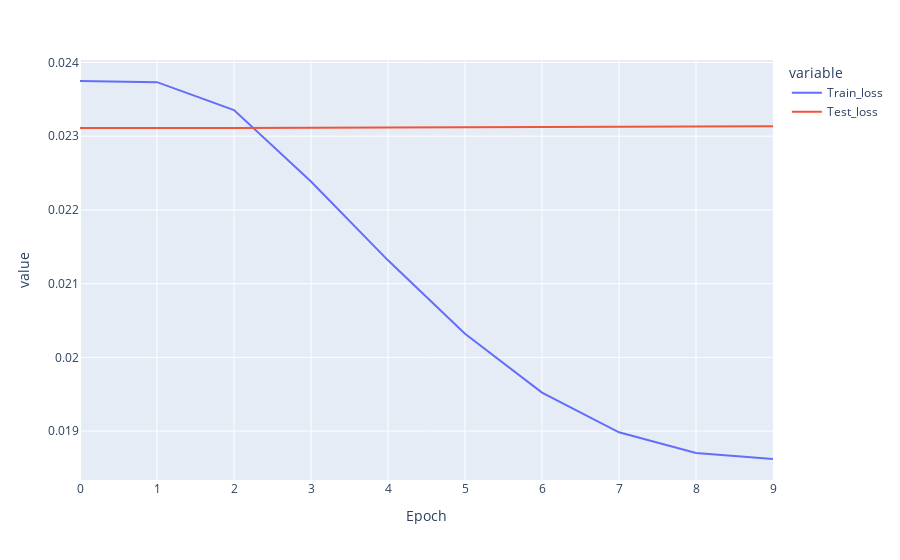
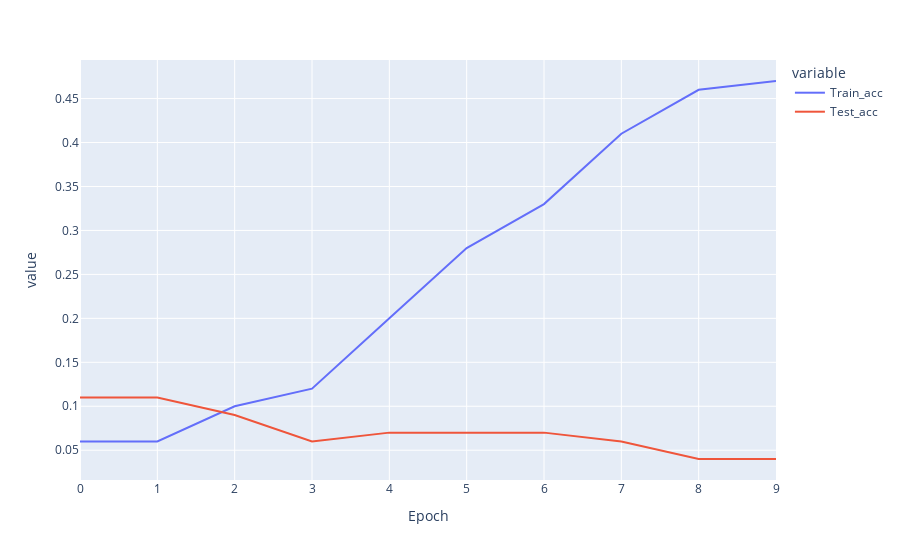
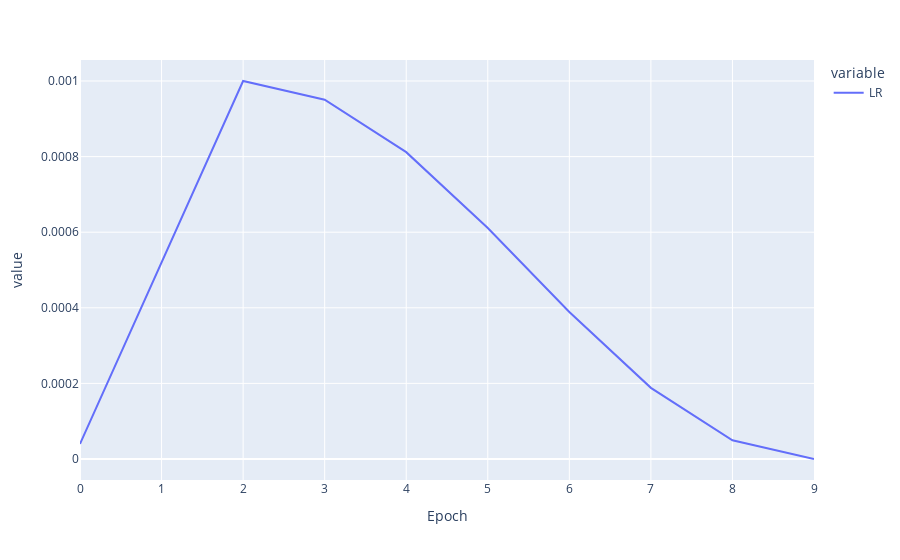

The notebook cell these images were saved under, in order:
### Code cell
fig = ep.line(stats,x='Epoch',y=['Train_loss','Test_loss'])
fig.show()
fig.write_html('./tmp.html')
fig=ep.line(stats,x='Epoch',y=['Train_acc','Test_acc'])
fig.show()
fig=ep.line(stats,x='Epoch',y=['LR'])
fig.show()

### Figure 1 — Plotly figure (JSON) as saved in the notebook; plotly's stock layout.template omitted (floating-point values rounded to 4 significant figures)
{"data": [{"hovertemplate": "variable=Train_loss<br>Epoch=%{x}<br>value=%{y}<extra></extra>", "legendgroup": "Train_loss", "line": {"color": "#636efa", "dash": "solid"}, "marker": {"symbol": "circle"}, "mode": "lines", "name": "Train_loss", "orientation": "v", "showlegend": true, "type": "scatter", "x": [0, 1, 2, 3, 4, 5, 6, 7, 8, 9], "xaxis": "x", "y": [0.02375, 0.02373, 0.02335, 0.02239, 0.02132, 0.02032, 0.01952, 0.01898, 0.0187, 0.01862], "yaxis": "y"}, {"hovertemplate": "variable=Test_loss<br>Epoch=%{x}<br>value=%{y}<extra></extra>", "legendgroup": "Test_loss", "line": {"color": "#EF553B", "dash": "solid"}, "marker": {"symbol": "circle"}, "mode": "lines", "name": "Test_loss", "orientation": "v", "showlegend": true, "type": "scatter", "x": [0, 1, 2, 3, 4, 5, 6, 7, 8, 9], "xaxis": "x", "y": [0.02311, 0.02311, 0.02311, 0.02311, 0.02312, 0.02312, 0.02312, 0.02313, 0.02313, 0.02313], "yaxis": "y"}], "layout": {"legend": {"title": {"text": "variable"}, "tracegroupgap": 0}, "margin": {"t": 60}, "xaxis": {"anchor": "y", "domain": [0, 1], "title": {"text": "Epoch"}}, "yaxis": {"anchor": "x", "domain": [0, 1], "title": {"text": "value"}}}}

### Figure 2 — Plotly figure (JSON) as saved in the notebook; plotly's stock layout.template omitted (floating-point values rounded to 4 significant figures)
{"data": [{"hovertemplate": "variable=Train_acc<br>Epoch=%{x}<br>value=%{y}<extra></extra>", "legendgroup": "Train_acc", "line": {"color": "#636efa", "dash": "solid"}, "marker": {"symbol": "circle"}, "mode": "lines", "name": "Train_acc", "orientation": "v", "showlegend": true, "type": "scatter", "x": [0, 1, 2, 3, 4, 5, 6, 7, 8, 9], "xaxis": "x", "y": [0.06, 0.06, 0.1, 0.12, 0.2, 0.28, 0.33, 0.41, 0.46, 0.47], "yaxis": "y"}, {"hovertemplate": "variable=Test_acc<br>Epoch=%{x}<br>value=%{y}<extra></extra>", "legendgroup": "Test_acc", "line": {"color": "#EF553B", "dash": "solid"}, "marker": {"symbol": "circle"}, "mode": "lines", "name": "Test_acc", "orientation": "v", "showlegend": true, "type": "scatter", "x": [0, 1, 2, 3, 4, 5, 6, 7, 8, 9], "xaxis": "x", "y": [0.11, 0.11, 0.09, 0.06, 0.07, 0.07, 0.07, 0.06, 0.04, 0.04], "yaxis": "y"}], "layout": {"legend": {"title": {"text": "variable"}, "tracegroupgap": 0}, "margin": {"t": 60}, "xaxis": {"anchor": "y", "domain": [0, 1], "title": {"text": "Epoch"}}, "yaxis": {"anchor": "x", "domain": [0, 1], "title": {"text": "value"}}}}

### Figure 3 — Plotly figure (JSON) as saved in the notebook; plotly's stock layout.template omitted (floating-point values rounded to 4 significant figures)
{"data": [{"hovertemplate": "variable=LR<br>Epoch=%{x}<br>value=%{y}<extra></extra>", "legendgroup": "LR", "line": {"color": "#636efa", "dash": "solid"}, "marker": {"symbol": "circle"}, "mode": "lines", "name": "LR", "orientation": "v", "showlegend": true, "type": "scatter", "x": [0, 1, 2, 3, 4, 5, 6, 7, 8, 9], "xaxis": "x", "y": [4e-05, 0.00052, 0.001, 0.0009505, 0.0008117, 0.0006113, 0.0003887, 0.0001883, 4.952e-05, 4e-09], "yaxis": "y"}], "layout": {"legend": {"title": {"text": "variable"}, "tracegroupgap": 0}, "margin": {"t": 60}, "xaxis": {"anchor": "y", "domain": [0, 1], "title": {"text": "Epoch"}}, "yaxis": {"anchor": "x", "domain": [0, 1], "title": {"text": "value"}}}}
